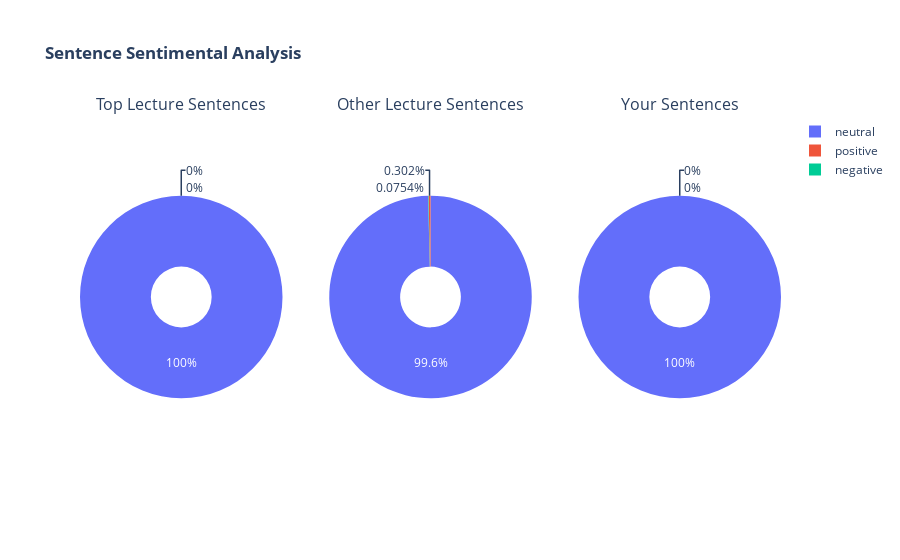

Notebook source saved alongside this figure:
### Code cell
from nltk.sentiment import SentimentIntensityAnalyzer
import plotly.graph_objects as go
import pandas as pd
import nltk

from plotly.subplots import make_subplots

import s3
first = s3.extract('dev/Top_Lecture/', 'SON', 'GPT')
second = s3.extract('dev/Other_Lecture/', 'BYUN', 'GPT')
user = s3.extract('user/transcript/', '20231219173149')

sia = SentimentIntensityAnalyzer()

sentences_top = nltk.sent_tokenize(first)
positive = 0
negative = 0
neutral = 0
for sentence in sentences_top:
    sentiment = sia.polarity_scores(sentence)
    if sentiment['compound'] > 0.05:
        positive += 1
    elif sentiment['compound'] < -0.05:
        negative += 1
    else:
        neutral += 1
df_top_sent = pd.DataFrame({'sentiment': ['positive', 'negative', 'neutral'], 'count': [positive, negative, neutral]})

sentences_bottom = nltk.sent_tokenize(second)
positive_bottom = 0
negative_bottom = 0
neutral_bottom = 0
for sentence in sentences_bottom:
    sentiment = sia.polarity_scores(sentence)
    if sentiment['compound'] > 0.05:
        positive_bottom += 1
    elif sentiment['compound'] < -0.05:
        negative_bottom += 1
    else:
        neutral_bottom += 1
df_other_sent = pd.DataFrame({'sentiment': ['positive', 'negative', 'neutral'], 'count': [positive_bottom, negative_bottom, neutral_bottom]})

sentences_bottom = nltk.sent_tokenize(user)
positive_bottom = 0
negative_bottom = 0
neutral_bottom = 0
for sentence in sentences_bottom:
    sentiment = sia.polarity_scores(sentence)
    if sentiment['compound'] > 0.05:
        positive_bottom += 1
    elif sentiment['compound'] < -0.05:
        negative_bottom += 1
    else:
        neutral_bottom += 1
df_user_sent = pd.DataFrame({'sentiment': ['positive', 'negative', 'neutral'], 'count': [positive_bottom, negative_bottom, neutral_bottom]})

fig = go.Figure()
fig = make_subplots(rows=1, cols=3, specs=[[{'type':'domain'}, {'type':'domain'}, {'type':'domain'}]], subplot_titles=['Top Lecture Sentences', 'Other Lecture Sentences', 'Your Sentences'])
fig.add_trace(go.Pie(labels=df_top_sent['sentiment'], 
                     values=df_top_sent['count'], 
                     hole=.3,), row=1, col=1)
fig.add_trace(go.Pie(labels=df_other_sent['sentiment'], 
                     values=df_other_sent['count'], 
                     hole=.3,
                     ), row=1, col=2)
fig.add_trace(go.Pie(labels=df_user_sent['sentiment'], 
                     values=df_user_sent['count'], 
                     hole=.3), row=1, col=3)

fig.update_layout(title_text="<b>Sentence Sentimental Analysis<b>",
                  )
# fig.update_xaxes(title_text="")
# fig.update_yaxes(title_text="")
fig.show()

### Figure 1 — Plotly figure (JSON) as saved in the notebook; plotly's stock layout.template omitted (floating-point values rounded to 4 significant figures)
{"data": [{"domain": {"x": [0, 0.2889], "y": [0, 1]}, "hole": 0.3, "labels": ["positive", "negative", "neutral"], "type": "pie", "values": [0, 0, 866]}, {"domain": {"x": [0.3556, 0.6444], "y": [0, 1]}, "hole": 0.3, "labels": ["positive", "negative", "neutral"], "type": "pie", "values": [4, 1, 1321]}, {"domain": {"x": [0.7111, 1], "y": [0, 1]}, "hole": 0.3, "labels": ["positive", "negative", "neutral"], "type": "pie", "values": [0, 0, 1]}], "layout": {"annotations": [{"font": {"size": 16}, "showarrow": false, "text": "Top Lecture Sentences", "x": 0.1444, "xanchor": "center", "xref": "paper", "y": 1, "yanchor": "bottom", "yref": "paper"}, {"font": {"size": 16}, "showarrow": false, "text": "Other Lecture Sentences", "x": 0.5, "xanchor": "center", "xref": "paper", "y": 1, "yanchor": "bottom", "yref": "paper"}, {"font": {"size": 16}, "showarrow": false, "text": "Your Sentences", "x": 0.8556, "xanchor": "center", "xref": "paper", "y": 1, "yanchor": "bottom", "yref": "paper"}], "title": {"text": "<b>Sentence Sentimental Analysis<b>"}}}
